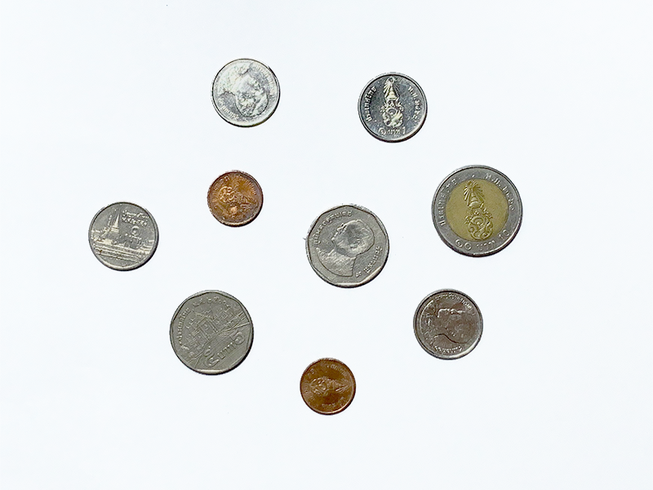
#> input picture coins.png, 653 x 490 px, shrunk from 800 x 600 before the run
$ jupyter execute 'Basic Detection and Face Detection.ipynb'
#> lines starting #> are read from the running program, lines starting #| are printed output that depends on the picture; after the words box and inside, x2 and y2 are one past the last pixel; in counts of white or black regions, pixels touching at a corner belong together
# Basic Detection and Face Detection

---

## Simple Detection

[cell 1]
import cv2
import numpy as np

# เตรียมรูป
coins_color = cv2.imread('coins.png')
#> coins_color is the input picture: shape (490, 653, 3); mean B, G, R 235, 234.6, 232
cv2.imshow("coins_color", coins_color)

# gray
coins_gray = cv2.cvtColor(coins_color, cv2.COLOR_BGR2GRAY)
cv2.imshow("coins_gray", coins_gray)

# threshold โดย set threshold ที่ 200
_, coins_th = cv2.threshold(coins_gray, 200, 255, cv2.THRESH_BINARY_INV)
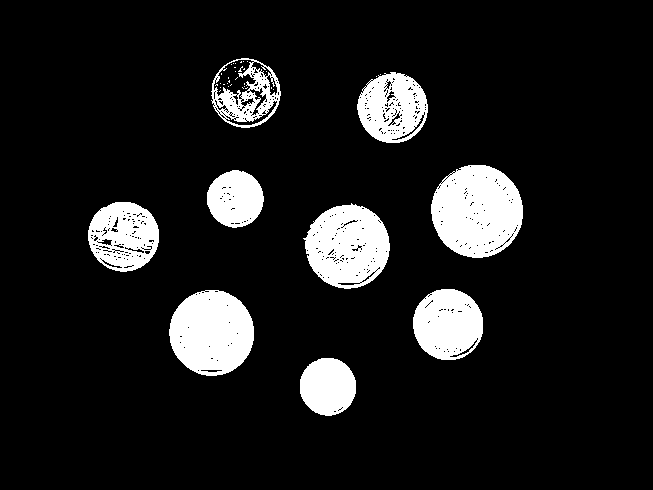
#> coins_th: shape (490, 653); 11.1% white; 40 white regions (31 under 20 px)
cv2.imshow("coins_th", coins_th)

# findContours
contours, _ = cv2.findContours(coins_th, cv2.RETR_EXTERNAL, cv2.CHAIN_APPROX_NONE)
#> contours = 11 contours, 2 with area under 20; largest, box (x1, y1, x2, y2) and area: (431, 165, 523, 258) 6579, (169, 290, 254, 376) 5598, (303, 203, 390, 289) 5440, (413, 289, 483, 360) 3858, (88, 202, 159, 272) 3810
# drawContours เอาเส้นจาก findContours มาวาดทับรูปจริง
cv2.drawContours(coins_color, contours, -1, (255, 0, 255), -1)
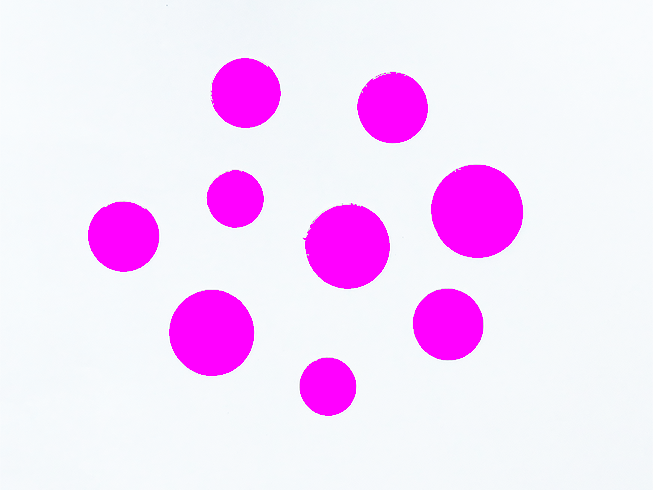
#> coins_color: shape (490, 653, 3); 12.08% of pixels changed, all inside (x1, y1, x2, y2) = (88, 58, 523, 416)

cv2.imshow("detected", coins_color)
cv2.waitKey(0)

### Example (Finding coins)

[cell 2]
import cv2
import numpy as np

coins_color = cv2.imread('coins.png')
coins_gray = cv2.cvtColor(coins_color, cv2.COLOR_BGR2GRAY)
_, coins_th = cv2.threshold(coins_gray, 200, 255, cv2.THRESH_BINARY_INV)
contours, _ = cv2.findContours(coins_th, cv2.RETR_EXTERNAL, cv2.CHAIN_APPROX_NONE)

for cnt in contours:
    # หา boundingRect ก็คือกรอบสี่เหลี่ยมที่หุ้มเหรียญ
    rect = cv2.boundingRect(cnt)
    # วาดสี่เหลี่ยมตามที่ได้จาก หา boundingRect
    cv2.rectangle(coins_color, rect, (0,255,0),2)
    # ใส่ Text ว่ามีขนาดเท่าไร
    cv2.putText(coins_color, str(rect[2]), (rect[0], rect[1]), cv2.FONT_HERSHEY_PLAIN, 1, (255, 0, 255))
#> this loop made 11 passes
#> rect on passes 1 to 11: (300, 358, 56, 58), (169, 290, 85, 86), (413, 289, 70, 71), (303, 203, 87, 86), (88, 202, 71, 70), (207, 170, 57, 58), (431, 165, 92, 93), (376, 76, 1, 1), (380, 74, 1, 1), (357, 72, 71, 71), (211, 58, 70, 70)
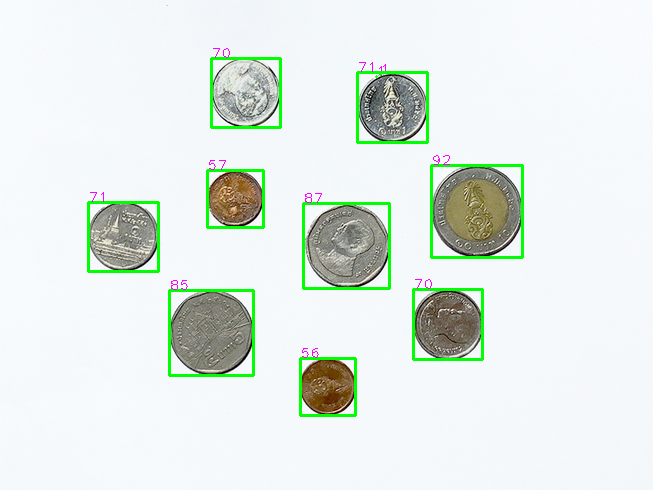
#> coins_color: shape (490, 653, 3); 2.54% of pixels changed, all inside (x1, y1, x2, y2) = (87, 48, 524, 417)
        # str(rect[2]) คือขนาดความกว้างของสี่เหลี่ยม
        # (rect[0], rect[1]) คือ ตำแหน่งของ x,y ของสี่เหลี่ยม

cv2.imshow("detected", coins_color)
cv2.waitKey(0)
#> Out = 27

จะได้ต่างหน้าที่แสดงขนาดของเหรียญแต่ละอันออกมา

[cell 3]
import cv2
import numpy as np

coins_color = cv2.imread('coins.png')
cv2.imshow("coins_color", coins_color)
coins_gray = cv2.cvtColor(coins_color, cv2.COLOR_BGR2GRAY)
_, coins_th = cv2.threshold(coins_gray, 200, 255, cv2.THRESH_BINARY_INV)
contours, _ = cv2.findContours(coins_th, cv2.RETR_EXTERNAL, cv2.CHAIN_APPROX_NONE)

n = 0
for cnt in contours:
    # หา boundingRect ก็คือกรอบสี่เหลี่ยมที่หุ้มเหรียญ
    rect = cv2.boundingRect(cnt)
    # วาดสี่เหลี่ยมตามที่ได้จาก หา boundingRect
    cv2.rectangle(coins_color, rect, (0,255,0),2)

    # แยกขนาดแต่ละเหรียญ
    if(rect[2] > 110):
        coin_type = "10 Bath"
        n = n + 1

    elif(rect[2] > 100):
        coin_type = "5 Bath"
        n = n + 1

    elif(rect[2] > 80):
        coin_type = "1 Bath"
        n = n + 1

    elif(rect[2] > 60):
        coin_type = "0.25 Bath"
        n = n + 1

    else:
        coin_type = ""


    # ใส่ Text ว่าเป็นเหรียญอะไร
    cv2.putText(coins_color, coin_type, (rect[0], rect[1]), cv2.FONT_HERSHEY_PLAIN, 1, (255, 0, 255))
#> this loop made 11 passes
#> (rect, coin_type) on passes 1 to 11: ((300, 358, 56, 58), ''), ((169, 290, 85, 86), '1 Bath'), ((413, 289, 70, 71), '0.25 Bath'), ((303, 203, 87, 86), '1 Bath'), ((88, 202, 71, 70), '0.25 Bath'), ((207, 170, 57, 58), ''), ((431, 165, 92, 93), '1 Bath'), ((376, 76, 1, 1), ''), ((380, 74, 1, 1), ''), ((357, 72, 71, 71), '0.25 Bath'), ((211, 58, 70, 70), '0.25 Bath')
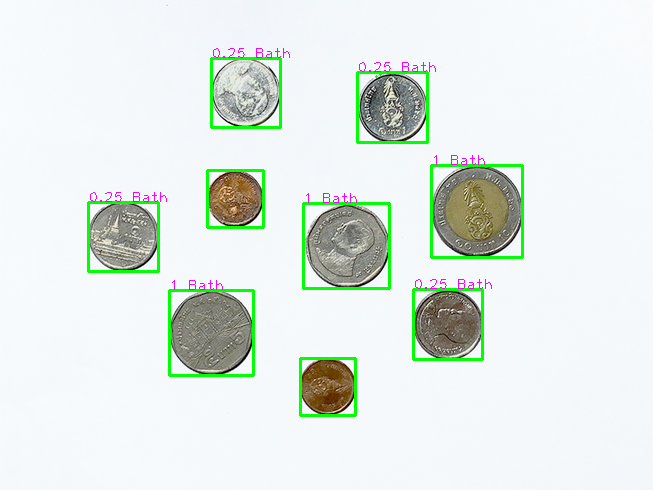
#> coins_color: shape (490, 653, 3); 2.68% of pixels changed, all inside (x1, y1, x2, y2) = (87, 48, 524, 417)
#> after the loop, n = 7

print(n) # จำนวนเหรียญทั้งหมดในรูป
#| 7

cv2.imshow("detected", coins_color)
cv2.waitKey(0)
#> Out = 27

จะได้ต่างหน้าที่แสดงชนิดของเหรียญแต่ละอันออกมา

## Face Detection

- Haar cascade

[cell 4]
import cv2

# ใช้ haarcascade_frontalface
face_cascade = cv2.CascadeClassifier(f'{cv2.data.haarcascades}haarcascade_frontalface_default.xml')

img = cv2.imread('family.jpg')
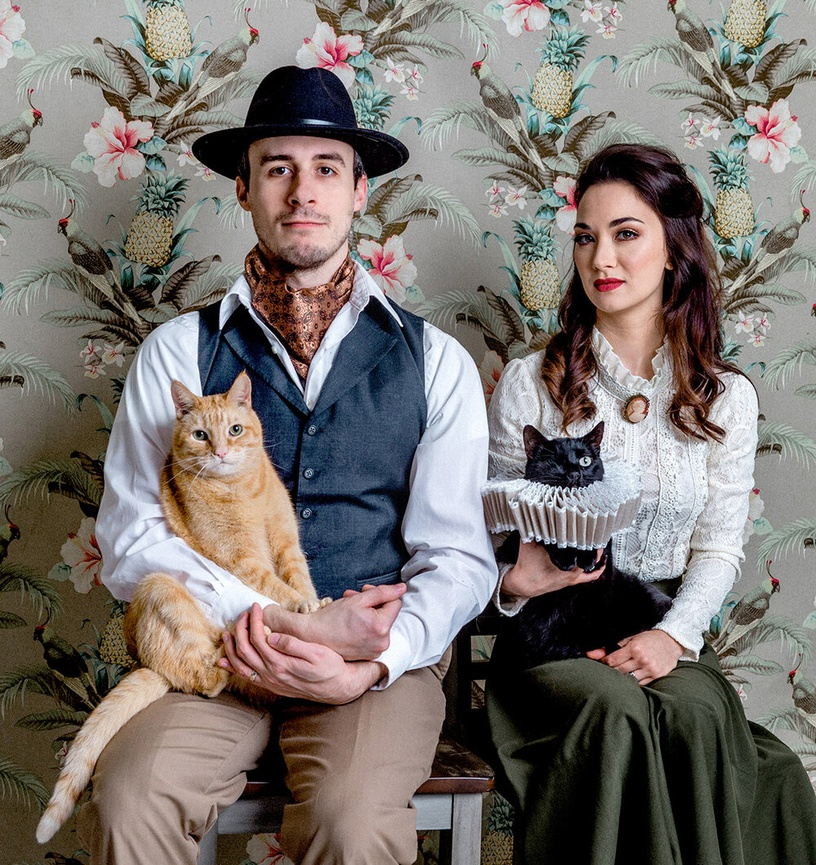
#> input picture family.jpg, 816 x 865 px, shrunk from 1000 x 1060 before the run
#> img is the input picture: shape (865, 816, 3); mean B, G, R 111.1, 115.6, 122.1
gray = cv2.cvtColor(img, cv2.COLOR_BGR2GRAY)
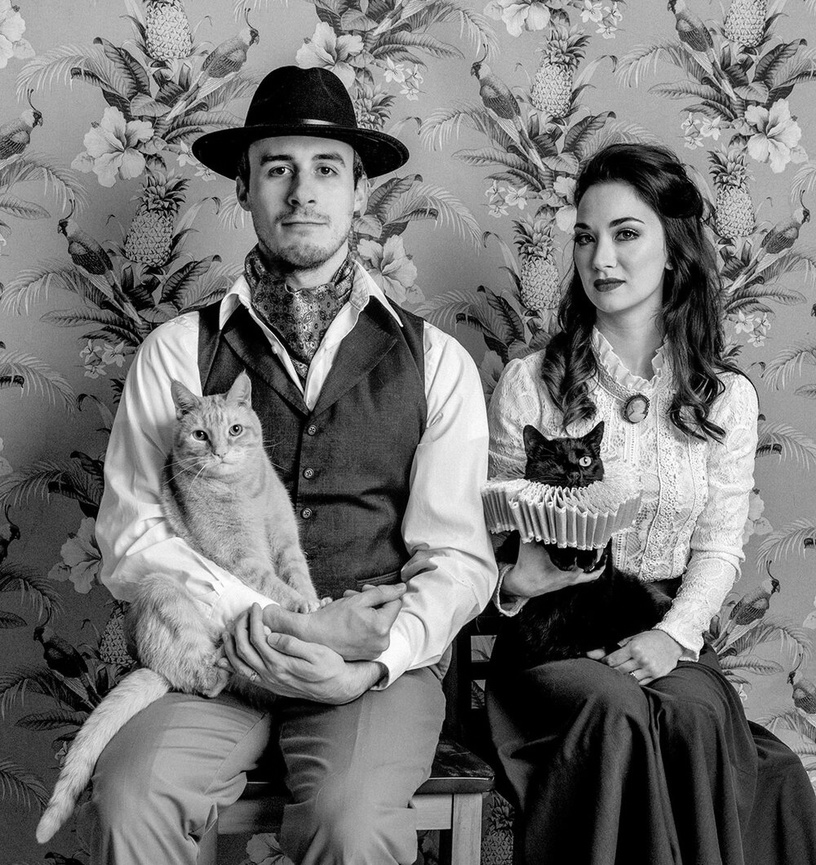
#> gray: shape (865, 816); min 0, max 255, mean 117

# ค้นหา โดยใช้ detectMultiScale
faces = face_cascade.detectMultiScale(gray, 1.5, 5)
#> faces = [[243, 126, 122, 122], [550, 189, 122, 122]]
for (x,y,w,h) in faces:
    # วาดสี่เหลี่ยมที่ตำแหน่งนั้นของรูป
    img = cv2.rectangle(img,(x,y),(x+w,y+h),(255,0,0),2)
    roi_gray = gray[y:y+h, x:x+w]
    roi_color = img[y:y+h, x:x+w]
#> this loop made 2 passes
#> pass 1, `roi_color = img[y:y+h, x:x+w]`:
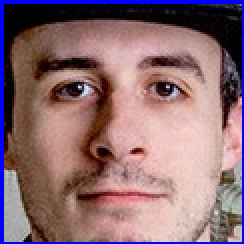
#> roi_color: shape (122, 122, 3) (shown 2 times larger); mean B, G, R 114.3, 108.3, 140.4

cv2.imshow('img',img)
cv2.waitKey(0)
cv2.destroyAllWindows()

[cell 5]
import cv2

# ใช้ haarcascade_frontalface และ haarcascade_eye
face_cascade = cv2.CascadeClassifier(f'{cv2.data.haarcascades}haarcascade_frontalface_default.xml')
eye_cascade = cv2.CascadeClassifier(f'{cv2.data.haarcascades}haarcascade_eye.xml')

img = cv2.imread('family.jpg')
gray = cv2.cvtColor(img, cv2.COLOR_BGR2GRAY)

faces = face_cascade.detectMultiScale(gray, 1.5, 5)
for (x,y,w,h) in faces:
    img = cv2.rectangle(img,(x,y),(x+w,y+h),(255,0,0),2)
    roi_gray = gray[y:y+h, x:x+w]
    roi_color = img[y:y+h, x:x+w]
    eyes = eye_cascade.detectMultiScale(roi_gray)
    for (ex,ey,ew,eh) in eyes:
        cv2.rectangle(roi_color,(ex,ey),(ex+ew,ey+eh),(0,255,0),2)
#> this loop made 2 passes
#> (x, y, w, h, eyes) on passes 1 to 2: (243, 126, 122, 122, [[66, 28, 33, 33], [18, 29, 32, 32]]), (550, 189, 122, 122, [[58, 29, 32, 32], [25, 39, 24, 24]])
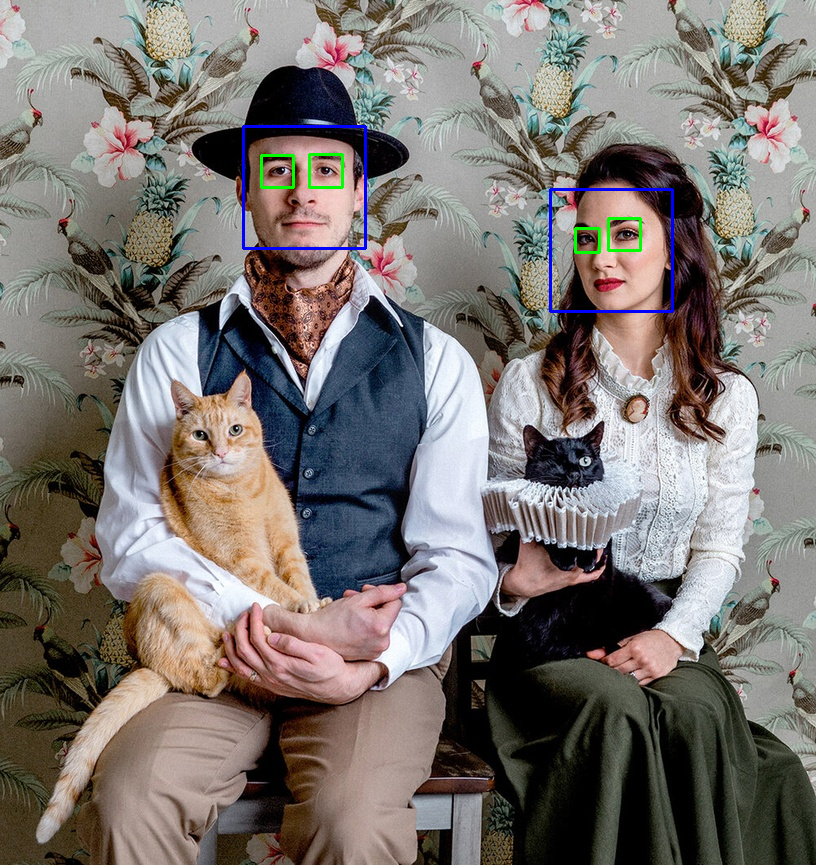
#> img: shape (865, 816, 3); mean B, G, R 111.5, 115.5, 121.4
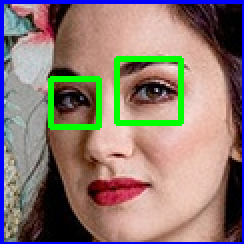
#> roi_color: shape (122, 122, 3) (shown 2 times larger); mean B, G, R 115, 122.4, 140.5

cv2.imshow('img',img)
cv2.waitKey(0)
cv2.destroyAllWindows()

[cell 6]
import cv2

# ใช้ haarcascade_frontalface และ haarcascade_eye และ haarcascade_frontalcatface_extended
face_cascade = cv2.CascadeClassifier(f'{cv2.data.haarcascades}haarcascade_frontalface_default.xml')
eye_cascade = cv2.CascadeClassifier(f'{cv2.data.haarcascades}haarcascade_eye.xml')
cat_cascade = cv2.CascadeClassifier(f'{cv2.data.haarcascades}haarcascade_frontalcatface_extended.xml')

img = cv2.imread('family.jpg')
gray = cv2.cvtColor(img, cv2.COLOR_BGR2GRAY)

faces = face_cascade.detectMultiScale(gray, 1.5, 5)
for (x,y,w,h) in faces:
    img = cv2.rectangle(img,(x,y),(x+w,y+h),(255,0,0),2)
    roi_gray = gray[y:y+h, x:x+w]
    roi_color = img[y:y+h, x:x+w]
    eyes = eye_cascade.detectMultiScale(roi_gray)
    for (ex,ey,ew,eh) in eyes:
        cv2.rectangle(roi_color,(ex,ey),(ex+ew,ey+eh),(0,255,0),2)

cats = cat_cascade.detectMultiScale(gray)
#> cats = [[176, 400, 82, 82]]
for (sx,sy,sw,sh) in cats:
    img = cv2.rectangle(img,(sx,sy),(sx+sw,sy+sh),(0,0,255),2)
#> this loop made 1 pass
#> pass 1, `img = cv2.rectangle(img,(sx,sy),(sx+sw,sy+sh),(0,0,255),2)`:
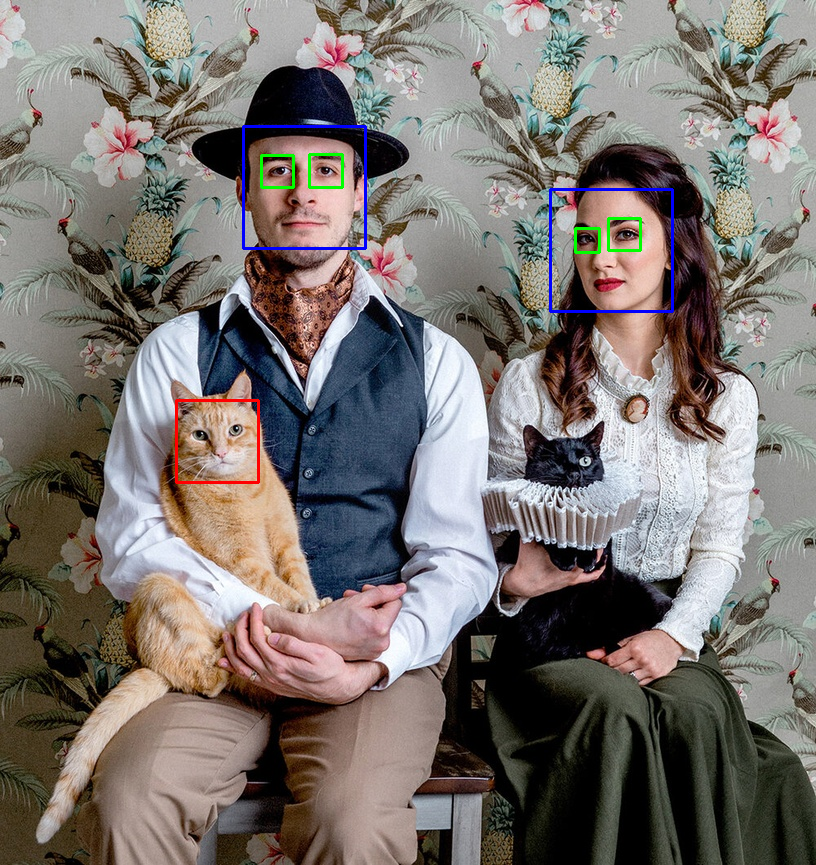
#> img: shape (865, 816, 3); 0.14% of pixels changed, all inside (x1, y1, x2, y2) = (175, 399, 260, 484)

cv2.imshow('img',img)
cv2.waitKey(0)
cv2.destroyAllWindows()
